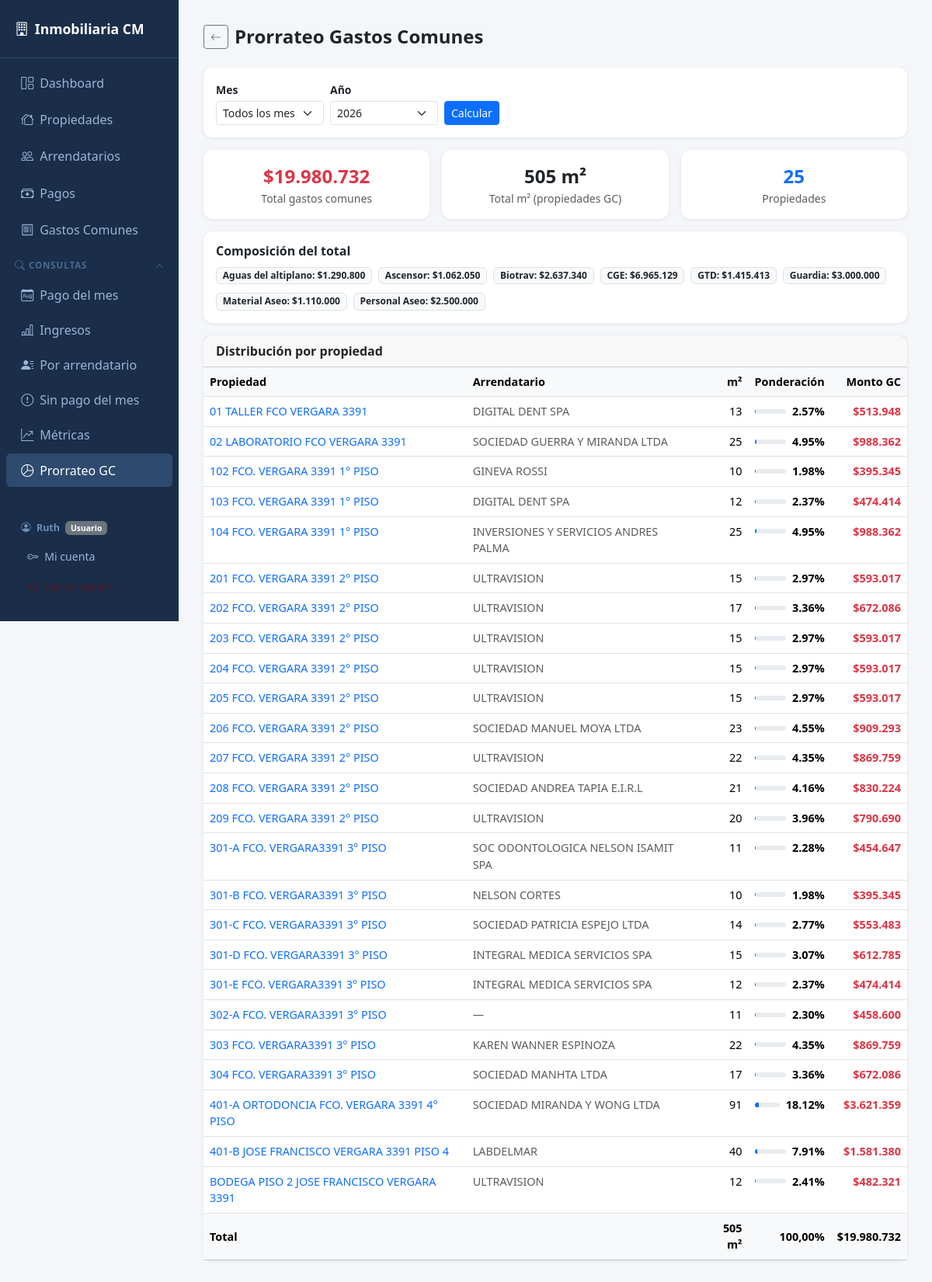
The app's page /gastos/prorrateo (signed in) with its own data.
### models.py (models this page shows)
class Base(DeclarativeBase):
    pass

class ItemGasto(Base):
    __tablename__ = "items_gasto"
    id_item = Column(Integer, primary_key=True, autoincrement=True)
    nombre  = Column(String(100), nullable=False, unique=True)
    activo  = Column(Integer, default=1)   # 1=activo, 0=inactivo
    gastos  = relationship("Gasto", back_populates="item")

class Propiedad(Base):
    __tablename__ = "propiedades"
    id_propiedad = Column(Integer, primary_key=True, autoincrement=True)
    tipo_propiedad = Column(Enum(TipoPropiedad))
    direccion_propiedad = Column(String(200))
    rol = Column(String(30))             # ROL SII ej: 3260-047
    metros_terreno = Column(Float)
    metros_propiedad = Column(Float)
    estado = Column(Enum(EstadoPropiedad), default=EstadoPropiedad.DISPONIBLE)
    valor_arriendo_uf = Column(Float)
    fecha_contrato = Column(Date)
    duracion_contrato = Column(Integer)  # en meses
    copia_contrato = Column(Text)        # ruta o nombre del archivo
    paga_gastos_comunes = Column(Integer, default=0)  # 1=sí, 0=no
    dia_vencimiento = Column(Integer)    # día del mes (1-31) en que vence el pago
    id_arrendatario = Column(Integer, ForeignKey("arrendatarios.id_arrendatario"))
    arrendatario = relationship("Arrendatario", back_populates="propiedades")
    pagos = relationship("Pago", back_populates="propiedad", passive_deletes=True)

class Arrendatario(Base):
    __tablename__ = "arrendatarios"
    id_arrendatario = Column(Integer, primary_key=True, autoincrement=True)
    nombre_arrendatario = Column(String(100))
    rut_arrendatario = Column(String(20), unique=True)
    contacto = Column(String(100))
    telefono = Column(String(20))
    mail = Column(String(100))
    actividad_arrendatario = Column(String(100))
    propiedades = relationship("Propiedad", back_populates="arrendatario")

### app.py (the view)
@app.route("/gastos/prorrateo")
@login_required
@permiso_required("ver_prorrateo")
def prorrateo_gastos():
    mes = request.args.get("mes", "")
    año = request.args.get("año", str(date.today().year))
    with Session(engine) as s:
        props = (s.query(Propiedad, Arrendatario.nombre_arrendatario)
                 .outerjoin(Arrendatario, Propiedad.id_arrendatario == Arrendatario.id_arrendatario)
                 .filter(Propiedad.paga_gastos_comunes == 1)
                 .order_by(Propiedad.direccion_propiedad).all())
        total_m2 = sum((p.metros_propiedad or 0) for p, _ in props)
        filas = []
        for p, nombre_arr in props:
            m2 = p.metros_propiedad or 0
            pct = (m2 / total_m2 * 100) if total_m2 else 0
            filas.append({
                "id_propiedad":   p.id_propiedad,
                "direccion":      p.direccion_propiedad or "—",
                "arrendatario":   nombre_arr or "—",
                "m2":             m2,
                "pct":            pct,
            })
        q_gc = s.query(func.sum(Gasto.monto)).filter(Gasto.monto != None)
        if mes: q_gc = q_gc.filter(Gasto.mes == int(mes))
        if año: q_gc = q_gc.filter(Gasto.año == int(año))
        total_gc = q_gc.scalar() or 0
        for f in filas:
            f["monto_gc"] = round(total_gc * (f["m2"] / total_m2)) if total_gc and total_m2 else 0
        años = [r[0] for r in s.query(Gasto.año).distinct()
                .filter(Gasto.año != None).order_by(Gasto.año.desc()).all()]
        if not años: años = [date.today().year]
        q_items = (s.query(ItemGasto.nombre, func.sum(Gasto.monto).label("total"))
                   .join(Gasto, Gasto.id_item == ItemGasto.id_item))
        if mes: q_items = q_items.filter(Gasto.mes == int(mes))
        if año: q_items = q_items.filter(Gasto.año == int(año))
        items_gc = q_items.group_by(ItemGasto.nombre).order_by(ItemGasto.nombre).all()
    return render_template("prorrateo_gastos.html",
                           filas=filas, total_m2=total_m2, total_gc=total_gc,
                           items_gc=items_gc, meses=MESES, años=años,
                           mes=mes, año=año)

### app.py (called while the page is built)
def login_required(f):
    @functools.wraps(f)
    def decorated(*args, **kwargs):
        if not session.get("id_usuario"):
            return redirect(url_for("login"))
        return f(*args, **kwargs)
    return decorated

def es_admin():
    return session.get("rol") == "admin"

def tiene_permiso(permiso: str) -> bool:
    if session.get("rol") == "admin":
        return True
    permisos = session.get("permisos", "")
    return permiso in permisos.split(",")

def permiso_required(permiso: str):
    def decorator(f):
        @functools.wraps(f)
        def decorated(*args, **kwargs):
            if not session.get("id_usuario"):
                return redirect(url_for("login"))
            if not tiene_permiso(permiso):
                flash("No tienes permiso para acceder a esta sección.", "danger")
                return redirect(url_for("dashboard"))
            return f(*args, **kwargs)
        return decorated
    return decorator

@app.context_processor
def inject_globals():
    return {
        "es_admin":       es_admin(),
        "rol_usuario":    session.get("rol", ""),
        "tiene_permiso":  tiene_permiso,
    }

def _fmt_pesos(v):
    if v is None:
        return "—"
    return "$" + f"{int(round(v)):,}".replace(",", ".")

### templates/prorrateo_gastos.html (shortened to what this page needs)
{% extends "base.html" %}
{% block content %}
<div class="d-flex align-items-center gap-2 mb-4">
  <a href="/gastos" class="btn btn-sm btn-outline-secondary"><i class="bi bi-arrow-left"></i></a>
  <h4 class="fw-bold mb-0">Prorrateo Gastos Comunes</h4>
</div>
<div class="card p-3 mb-3">
  <form class="row g-2 align-items-end" method="get">
    <div class="col-md-2">
      <label class="form-label fw-semibold mb-1 small">Mes</label>
      <select class="form-select form-select-sm" name="mes">
        <option value="">Todos los meses</option>
      </select>
    </div>
    <div class="col-md-2">
      <label class="form-label fw-semibold mb-1 small">Año</label>
      <select class="form-select form-select-sm" name="año">
        {% for a in años %}
        <option {% if año==a|string %}selected{% endif %}>{{ a }}</option>
        {% endfor %}
      </select>
    </div>
    <div class="col-auto">
      <button class="btn btn-sm btn-primary">Calcular</button>
    </div>
  </form>
</div>
{% if not filas %}
<div class="alert alert-warning">
  <i class="bi bi-exclamation-triangle me-2"></i>
  No hay propiedades marcadas como <strong>paga gastos comunes</strong>.
  Ve a cada propiedad y activa la opción correspondiente.
</div>
{% else %}
<div class="row g-3 mb-3">
  <div class="col-md-4">
    <div class="card p-3 text-center">
      <div class="fw-bold text-danger fs-4">{{ total_gc|cl_pesos }}</div>
      <div class="text-muted small">Total gastos comunes</div>
    </div>
  </div>
  <div class="col-md-4">
    <div class="card p-3 text-center">
      <div class="fw-bold fs-4">{{ total_m2|int }} m²</div>
      <div class="text-muted small">Total m² (propiedades GC)</div>
    </div>
  </div>
  <div class="col-md-4">
    <div class="card p-3 text-center">
      <div class="fw-bold text-primary fs-4">{{ filas|length }}</div>
      <div class="text-muted small">Propiedades</div>
    </div>
  </div>
</div>
{% if items_gc %}
<div class="card p-3 mb-3">
  <h6 class="fw-bold mb-2">Composición del total</h6>
  <div class="row g-2">
    {% for nombre, total in items_gc %}
    <div class="col-auto">
      <span class="badge bg-light text-dark border">
        {{ nombre }}: {{ total|cl_pesos }}
      </span>
    </div>
    {% endfor %}
  </div>
</div>
{% endif %}
<div class="card">
  <div class="card-header fw-bold py-2">Distribución por propiedad</div>
  <div class="table-responsive">
    <table class="table table-hover mb-0">
      <thead>
        <tr>
          <th>Propiedad</th>
          <th>Arrendatario</th>
          <th class="text-end">m²</th>
          <th class="text-end">Ponderación</th>
          <th class="text-end">Monto GC</th>
        </tr>
      </thead>
      <tbody>
        {% for f in filas %}
        <tr>
          <td>
            <a href="/propiedades/{{ f.id_propiedad }}/editar"
               class="text-decoration-none">{{ f.direccion }}</a>
          </td>
          <td class="text-muted">{{ f.arrendatario }}</td>
          <td class="text-end">{{ f.m2|int if f.m2 else "—" }}</td>
          <td class="text-end">
            <div class="d-flex align-items-center justify-content-end gap-2">
              <div class="progress flex-grow-1" style="height:6px;max-width:80px">
                <div class="progress-bar bg-primary" style="width:{{ f.pct }}%"></div>
              </div>
              <span class="fw-semibold">{{ "%.2f"|format(f.pct) }}%</span>
            </div>
          </td>
          <td class="text-end fw-semibold {{ 'text-danger' if total_gc else '' }}">
            {{ f.monto_gc|cl_pesos if total_gc else "—" }}
          </td>
        </tr>
        {% endfor %}
      </tbody>
      <tfoot class="table-light fw-bold">
        <tr>
          <td colspan="2">Total</td>
          <td class="text-end">{{ total_m2|int }} m²</td>
          <td class="text-end">100,00%</td>
          <td class="text-end">{{ total_gc|cl_pesos }}</td>
        </tr>
      </tfoot>
    </table>
  </div>
</div>
{% endif %}
{% endblock %}

### templates/base.html (style rules this page uses)
body { background: #f4f6f9; font-family: 'Segoe UI', sans-serif; }
.card { border: none; border-radius: 12px; box-shadow: 0 1px 4px rgba(0,0,0,.08); }
table { font-size: .9rem; }
th { background: #f8f9fa !important; font-weight: 600; color: #495057; }

### records on screen
ItemGasto: nombre "Aguas del altiplano", total "$1.290.800"
ItemGasto: nombre "Ascensor", total "$1.062.050"
ItemGasto: nombre "Biotrav", total "$2.637.340"
ItemGasto: nombre "CGE", total "$6.965.129"
ItemGasto: nombre "GTD", total "$1.415.413"
ItemGasto: nombre "Guardia", total "$3.000.000"
ItemGasto: nombre "Material Aseo", total "$1.110.000"
ItemGasto: nombre "Personal Aseo", total "$2.500.000"
Propiedad: direccion "01 TALLER FCO VERGARA 3391", arrendatario "DIGITAL DENT SPA", m2 "13", pct "2.57", monto_gc|cl_pesos "$513.948"
Propiedad: direccion "02 LABORATORIO FCO VERGARA 3391", arrendatario "SOCIEDAD GUERRA Y MIRANDA LTDA", m2 "25", pct "4.95", monto_gc|cl_pesos "$988.362"
Propiedad: direccion "102 FCO. VERGARA 3391 1° PISO", arrendatario "GINEVA ROSSI", m2 "10", pct "1.98", monto_gc|cl_pesos "$395.345"
Propiedad: direccion "103 FCO. VERGARA 3391 1° PISO", arrendatario "DIGITAL DENT SPA", m2 "12", pct "2.37", monto_gc|cl_pesos "$474.414"
Propiedad: direccion "104 FCO. VERGARA 3391 1° PISO", arrendatario "INVERSIONES Y SERVICIOS ANDRES PALMA", m2 "25", pct "4.95", monto_gc|cl_pesos "$988.362"
Propiedad: direccion "201 FCO. VERGARA 3391 2° PISO", arrendatario "ULTRAVISION", m2 "15", pct "2.97", monto_gc|cl_pesos "$593.017"
Propiedad: direccion "202 FCO. VERGARA 3391 2° PISO", arrendatario "ULTRAVISION", m2 "17", pct "3.36", monto_gc|cl_pesos "$672.086"
Propiedad: direccion "203 FCO. VERGARA 3391 2° PISO", arrendatario "ULTRAVISION", m2 "15", pct "2.97", monto_gc|cl_pesos "$593.017"
Propiedad: direccion "204 FCO. VERGARA 3391 2° PISO", arrendatario "ULTRAVISION", m2 "15", pct "2.97", monto_gc|cl_pesos "$593.017"
Propiedad: direccion "205 FCO. VERGARA 3391 2° PISO", arrendatario "ULTRAVISION", m2 "15", pct "2.97", monto_gc|cl_pesos "$593.017"
Propiedad: direccion "206 FCO. VERGARA 3391 2° PISO", arrendatario "SOCIEDAD MANUEL MOYA LTDA", m2 "23", pct "4.55", monto_gc|cl_pesos "$909.293"
Propiedad: direccion "207 FCO. VERGARA 3391 2° PISO", arrendatario "ULTRAVISION", m2 "22", pct "4.35", monto_gc|cl_pesos "$869.759"
Propiedad: direccion "208 FCO. VERGARA 3391 2° PISO", arrendatario "SOCIEDAD ANDREA TAPIA E.I.R.L", m2 "21", pct "4.16", monto_gc|cl_pesos "$830.224"
Propiedad: direccion "209 FCO. VERGARA 3391 2° PISO", arrendatario "ULTRAVISION", m2 "20", pct "3.96", monto_gc|cl_pesos "$790.690"
Propiedad: direccion "301-A FCO. VERGARA3391 3° PISO", arrendatario "SOC ODONTOLOGICA NELSON ISAMIT SPA", m2 "11", pct "2.28", monto_gc|cl_pesos "$454.647"
Propiedad: direccion "301-B FCO. VERGARA3391 3° PISO", arrendatario "NELSON CORTES", m2 "10", pct "1.98", monto_gc|cl_pesos "$395.345"
Propiedad: direccion "301-C FCO. VERGARA3391 3° PISO", arrendatario "SOCIEDAD PATRICIA ESPEJO LTDA", m2 "14", pct "2.77", monto_gc|cl_pesos "$553.483"
Propiedad: direccion "301-D FCO. VERGARA3391 3° PISO", arrendatario "INTEGRAL MEDICA SERVICIOS SPA", m2 "15", pct "3.07", monto_gc|cl_pesos "$612.785"
Propiedad: direccion "301-E FCO. VERGARA3391 3° PISO", arrendatario "INTEGRAL MEDICA SERVICIOS SPA", m2 "12", pct "2.37", monto_gc|cl_pesos "$474.414"
Propiedad: direccion "302-A FCO. VERGARA3391 3° PISO", arrendatario "—", m2 "11", pct "2.30", monto_gc|cl_pesos "$458.600"
Propiedad: direccion "303 FCO. VERGARA3391 3° PISO", arrendatario "KAREN WANNER ESPINOZA", m2 "22", pct "4.35", monto_gc|cl_pesos "$869.759"
Propiedad: direccion "304 FCO. VERGARA3391 3° PISO", arrendatario "SOCIEDAD MANHTA LTDA", m2 "17", pct "3.36", monto_gc|cl_pesos "$672.086"
Propiedad: direccion "401-A ORTODONCIA FCO. VERGARA 3391 4° PISO", arrendatario "SOCIEDAD MIRANDA Y WONG LTDA", m2 "91", {{ f.pct }} 18.124258013454686 (drawn), pct "18.12", monto_gc|cl_pesos "$3.621.359"
Propiedad: direccion "401-B JOSE FRANCISCO VERGARA 3391 PISO 4", arrendatario "LABDELMAR", m2 "40", {{ f.pct }} 7.914523149980212 (drawn), pct "7.91", monto_gc|cl_pesos "$1.581.380"
Propiedad: direccion "BODEGA PISO 2 JOSE FRANCISCO VERGARA 3391", arrendatario "ULTRAVISION", m2 "12", pct "2.41", monto_gc|cl_pesos "$482.321"

### other values on screen
{{ session.get('nombre','') }} "Ruth"
{{ 'Admin' if es_admin else 'Usuario' }} "Usuario"
{{ total_gc|cl_pesos }} "$19.980.732"
{{ total_m2|int }} "505"
{{ filas|length }} "25"
form field año "2026"
